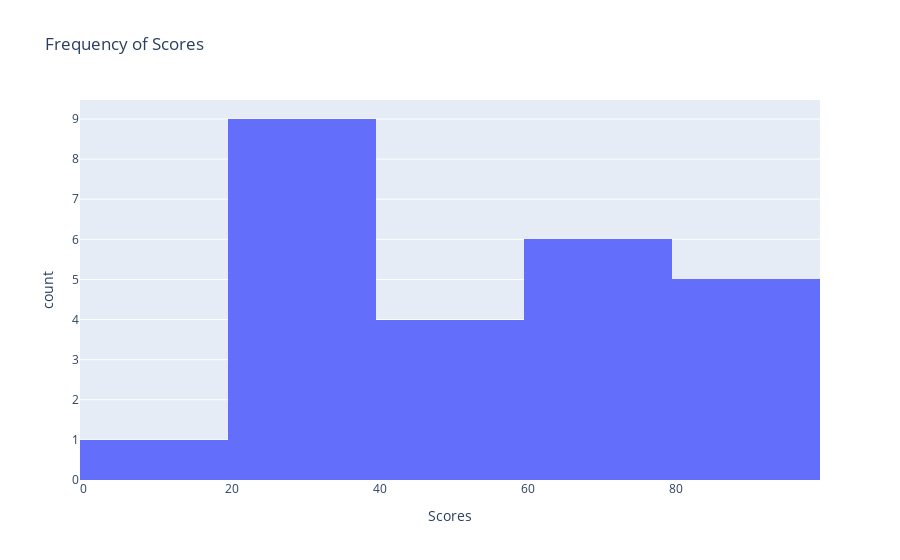

The notebook cell this image was saved under:
### Code cell
px.histogram(data,x='Scores',title='Frequency of Scores')

### Figure 1 — Plotly figure (JSON) as saved in the notebook; plotly's stock layout.template omitted (floating-point values rounded to 4 significant figures)
{"data": [{"alignmentgroup": "True", "bingroup": "x", "hovertemplate": "Scores=%{x}<br>count=%{y}<extra></extra>", "legendgroup": "", "marker": {"color": "#636efa"}, "name": "", "offsetgroup": "", "orientation": "v", "showlegend": false, "type": "histogram", "x": [21, 47, 27, 75, 30, 20, 88, 60, 81, 25, 85, 62, 41, 42, 17, 95, 30, 24, 67, 69, 30, 54, 35, 76, 86], "xaxis": "x", "yaxis": "y"}], "layout": {"barmode": "relative", "legend": {"tracegroupgap": 0}, "title": {"text": "Frequency of Scores"}, "xaxis": {"anchor": "y", "domain": [0, 1], "title": {"text": "Scores"}}, "yaxis": {"anchor": "x", "domain": [0, 1], "title": {"text": "count"}}}}
